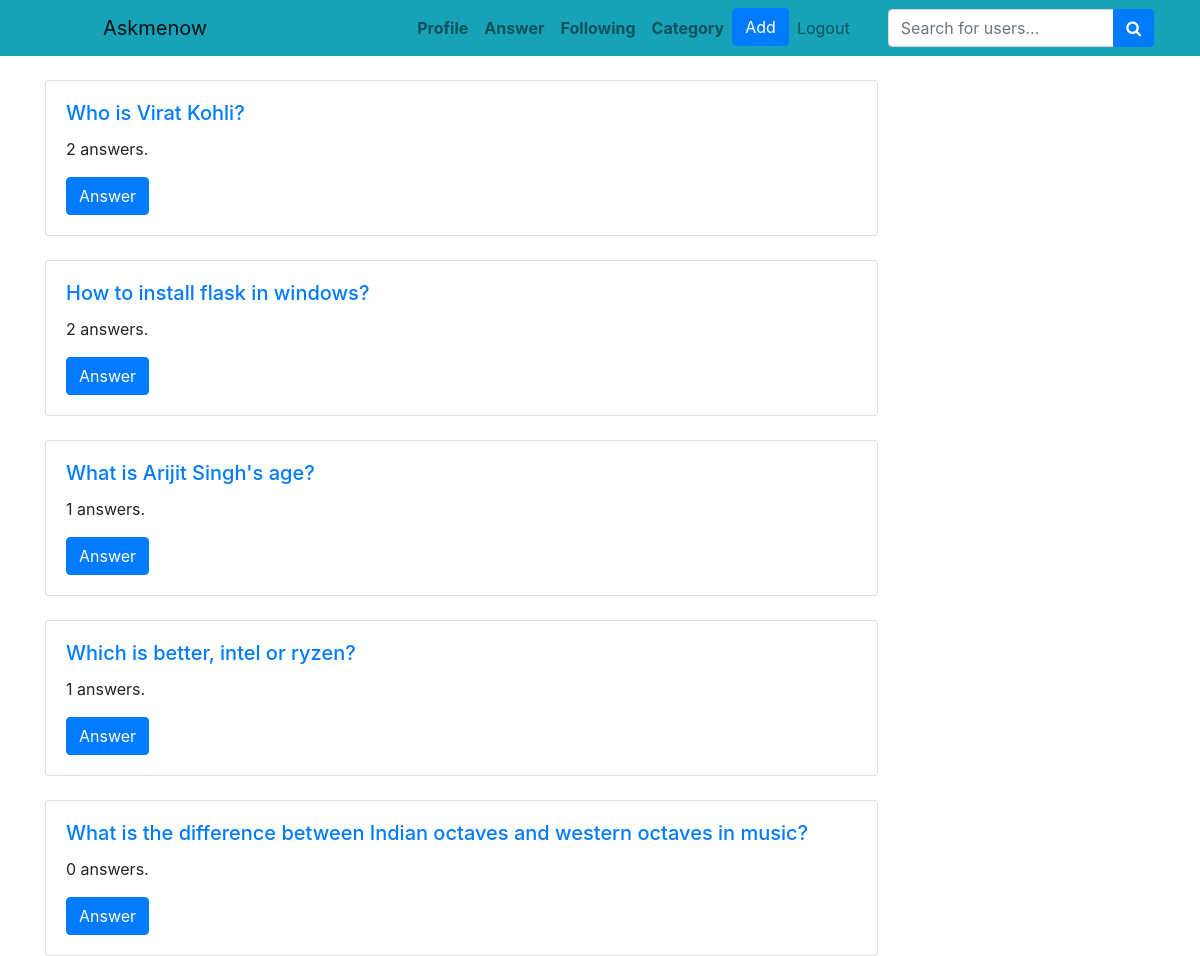
Screenshot of /answer (signed in) with the database file from the repository.
### website/models.py (models this page shows, shortened)
class Question(db.Model):
    id = db.Column(db.Integer, primary_key=True)
    question = db.Column(db.String(1000))
    category_id = db.Column(db.Integer, db.ForeignKey('category.id'))
    date = db.Column(db.DateTime(timezone=True), default=func.now())
    user_id = db.Column(db.Integer, db.ForeignKey('user.id'))
    category = db.relationship('Category', backref=db.backref('questions', lazy=True))
    user = db.relationship('User', backref=db.backref('questions', lazy=True))

### website/views.py (the view)
@views.route('/answer', methods=['GET', 'POST'])
@login_required
def answer():
    questions = Question.query.all()
    return render_template('answer.html', user=current_user, questions=questions)

### website/__init__.py (called while the page is built)
def create_app():
    app = Flask(__name__)
    app.config['SECRET_KEY'] = 'secret'
    app.config['UPLOAD_FOLDER'] = os.path.join(app.root_path, 'static', 'images')
    app.config['SQLALCHEMY_DATABASE_URI'] = f'sqlite:///{DB_NAME}'
    db.init_app(app)
    from .views import views
    from .auth import auth
    app.register_blueprint(views, url_prefix='/')
    app.register_blueprint(auth, url_prefix='/')
    from .models import User, Question, Category, Answer
    with app.app_context():
        db.create_all()
        db.session.commit()
    login_manager = LoginManager()
    login_manager.login_view = 'auth.login'
    login_manager.init_app(app)
    @login_manager.user_loader
    def load_user(id):
        return User.query.get(int(id))
    return app

### website/templates/answer.html (shortened to what this page needs)
{% extends "base.html" %}
{% block content %}
{% for question in questions %}
<br />
<div class="card w-75">
    <div class="card-body">
        <h5 class="card-title"><a href="/{{question.category.name}}/{{question.id}}">{{ question.question }}<a href="/{{question.category.name}}/{{question.id}}"></a></h5>
        <p class="card-text">{{ question.answers|length }} answers.</p>
        <form action="{{ url_for('views.question', category=question.category.name, question_id=question.id) }}" method="GET">
            <button class="btn btn-primary" type="submit">Answer</button>
        </form>
    </div>
</div>
{% endfor %}
{% endblock %}

### rows the page displays
Question: question "Who is Virat Kohli?", answers|length "2"
Question: question "How to install flask in windows?", answers|length "2"
Question: question "What is Arijit Singh's age?", answers|length "1"
Question: question "Which is better, intel or ryzen?", answers|length "1"
Question: question "What is the difference between Indian octaves and western octaves in music?", answers|length "0"
